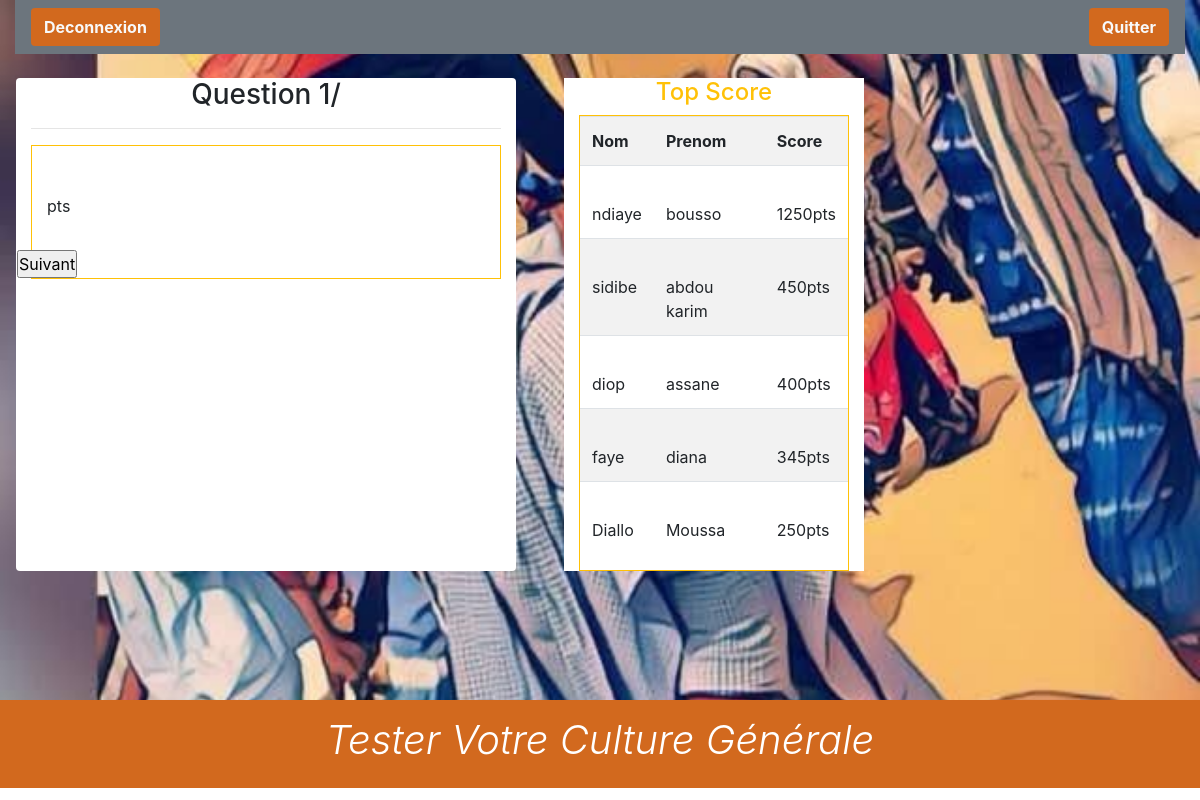
The page /SRC/joueur.php on the database its author committed.
### tables this page shows
CREATE TABLE `score` (
  `id` int(11) NOT NULL,
  `score` int(11) NOT NULL,
  `id_user` int(11) NOT NULL
);

CREATE TABLE `user` (
  `id` int(11) NOT NULL,
  `login` varchar(50) NOT NULL,
  `nom` varchar(50) NOT NULL,
  `prenom` varchar(50) NOT NULL,
  `password` varchar(50) NOT NULL,
  `avatar` varchar(255) NOT NULL,
  `role` varchar(50) NOT NULL
);

### SRC/joueur.php (the view, shortened to what this page needs)
<!doctype html>
<html lang="en">
  <head>
    <link rel="stylesheet" href="https://stackpath.bootstrapcdn.com/bootstrap/4.5.0/css/bootstrap.min.css">
    <link rel="stylesheet" href="../ASSET/CSS/user.css">
  </head>
  <body>
<div class="container-fluid">
    <div class="navbar bg-secondary ">
        <div class="button">
        <a class="btn text-light font-weight-bold " href="Deconnexion.php">Deconnexion</a>
        </div>
         <div class="button">
            <div class="  mx-auto col-md-4 "><img class='rounded rounded-circle' height='15%' width='30%' src="../IMAGE/<?php echo $_SESSION["user"]["avatar"]  ?>" alt=""></div>
        </div>
        <div class="button">
          <a class="btn text-light font-weight-bold " href="table-recap.php">Quitter</a>
        </div>
    </div>
    <div class="row">
    <div class="rounded rounded-top col-lg-5 bg-white mt-4 ml-3" >
   <h3 class="row justify-content-center">Question <?php echo ($_GET['page']+1). "/". $_COOKIE["fixe_question"];?></h3><hr>
<fieldset class="border  border-warning">
<div class="col" id="">
    <form action="./corriger.php" method="post">
<?php
$cnx=getConnection();
if (!$cnx){
     $MessageConnexion = die ("connection impossible");
    }else{
        $afiche = $cnx->prepare("SELECT * FROM `creerquestion`");
        $afiche->execute();
        $montableau= $afiche->fetchAll();
    if ($montableau[$_GET['page']]['reponse']=="texte") {
        $idquestion=$montableau[$_GET['page']]['id'];
        ?>
        <label for=""><?php echo $montableau[$_GET['page']]['question']   ?></label><br><br><br><br>
       <label > <?php echo $montableau[$_GET['page']]['point'] ?>pts</label><br><br><br><br>
        <input type="text" name="question" id="" value=""><br><br>
        <?php
        }
          else{
            ?>
           <label for=""><?php echo $montableau[$_GET['page']]['question']   ?></label><br><br>
           <label for=""><?php echo $montableau[$_GET['page']]['point']   ?>pts</label><br><br>
            <?php
        }
}
?>
</div>
<div class="row">
   <?php
    if($_GET['page']<( $_COOKIE["fixe_question"]-1) )
    {
     ?>
   <input type="submit" name="suivant" id="suivant" value="Suivant">
   <?php
    }else{
     ?>
        <input type="submit" name="suivant" id="suivant" value="Terminer">
    <?php
    }
     ?>
</div>
</fieldset>
    </div>
<div class=" bg-white fl-5 col-lg-3 ml-5 mt-4" height='500px' width='100px'>
<h4 class="row  justify-content-center text-warning">Top Score</h4>
<fieldset class=" border border-warning">
<?php
$cnx = getConnection();
$state = $cnx->prepare("SELECT user.id, nom,prenom, score FROM `user`,score WHERE `role`='joueur' AND user.id=score.id  ORDER BY score DESC");
$state->execute();
$result =$state->fetchAll();
echo "<table  class='table table-striped'>";
echo "<td><strong>  Nom </strong></td> <td><strong>  Prenom </strong></td> <td><strong> Score  </strong> </td>";
for ($i=0; $i<5; $i++) {
        echo"<tr>";
        echo "<td> <br>".$result[$i]["nom"]."</td>";
        echo "<td> <br>".$result[$i]["prenom"]."</td>";
        echo "<td> <br>".$result[$i]["score"]. "pts </td>";
        echo"</tr>";
    }
echo"</table>";
?>
</fieldset>
</div>
</div>
</div>
<footer class="containers  bg-ms-4 ">
    <div class="container">
        <div class="row ">
            <div class="col text-center col-expand-md">
                <h1 class="text-capitalize text-white font-italic font-weight-light p-3">
                    tester votre culture générale
                </h1>
            </div>
        </div>
    </div>
</footer>
  </body>
</html>

### ASSET/CSS/user.css (style rules this page uses)
* { padding: 0px; margin: 0px; }
.container-fluid { background-image: url('../IMG/profil.jpeg'); width: 100%; height: 700px; background-size: cover; }
.containers { background-color: chocolate; }
.btn { background-color: chocolate; }

### rows shown on the page
score: user.nom "ndiaye", user.prenom "bousso", score "1250"
score: id_user.nom "sidibe", id_user.prenom "abdou karim", score "450"
score: id_user.nom "diop", id_user.prenom "assane", score "400"
score: user.nom "faye", user.prenom "diana", score "345"
score: id_user.nom "Diallo", id_user.prenom "Moussa", score "250"

### other values the page prints
$_GET['page']+1 "1"
